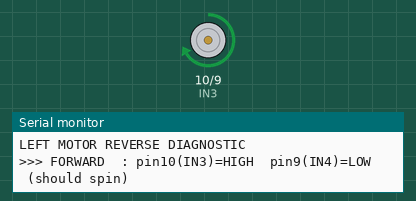
A program run on a simulated Arduino Uno, built with avr-gcc and run on an emulated ATmega328P. Shown: motor-driver pin pairs drawn as motors (green arrow = first pin HIGH = forward, orange = second pin HIGH = backward, longer = more drive, scaled by the enable pin), the last lines printed to the serial monitor.

Above: at 1.0 s.
At 2.5 s:
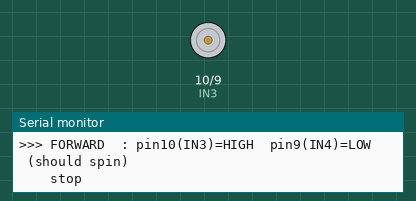
At 4.0 s:
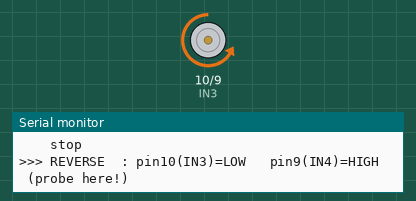
Timing chart, 0 to 7.8 s (numbered marks = the images above):
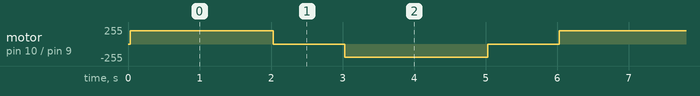

The program:

main.cpp
```cpp
// ===========================================================================
//  LEFT MOTOR REVERSE DIAGNOSTIC
//  Isolates the left motor (IN3=10, IN4=9, enabled by ENB=5) and cycles it:
//      FORWARD 2s  ->  STOP 1s  ->  REVERSE 2s  ->  STOP 1s  ->  repeat
//
//  Forward is already known to work; reverse is the failing case. While each
//  phase runs, the Serial monitor prints which pin should be HIGH so you can
//  probe with a multimeter and find where the signal dies.
//
//  WHAT TO MEASURE during the REVERSE phase (IN4 / pin 9 should be HIGH):
//    1) Arduino pin 9   -> expect ~5V.  If 0V  => Arduino pin 9 is dead.
//    2) L298N IN4 input -> expect ~5V.  5V at pin 9 but 0V here => broken wire.
//    3) L298N OUT3/OUT4 (the two terminals going to the left motor):
//         FORWARD phase: one terminal high, other low (motor spins).
//         REVERSE phase: they should SWAP. If they DON'T swap while IN4=5V
//         => the L298N's IN4/OUT4 channel is blown (replace the L298N).
// ===========================================================================

#include <Arduino.h>

const int IN3 = 10;  // left motor input A
const int IN4 = 9;   // left motor input B  (HIGH only in reverse)
const int ENB = 5;   // left motor enable (PWM)

void leftStop() {
  digitalWrite(IN3, LOW);
  digitalWrite(IN4, LOW);
  analogWrite(ENB, 0);
}

void setup() {
  pinMode(IN3, OUTPUT);
  pinMode(IN4, OUTPUT);
  pinMode(ENB, OUTPUT);
  Serial.begin(9600);
  Serial.println("LEFT MOTOR REVERSE DIAGNOSTIC");
}

void loop() {
  // FORWARD: IN3 HIGH, IN4 LOW  (known-good baseline)
  Serial.println(">>> FORWARD  : pin10(IN3)=HIGH  pin9(IN4)=LOW   (should spin)");
  digitalWrite(IN3, HIGH);
  digitalWrite(IN4, LOW);
  analogWrite(ENB, 200);
  delay(2000);

  Serial.println("    stop");
  leftStop();
  delay(1000);

  // REVERSE: IN3 LOW, IN4 HIGH  (the failing case -- probe pin 9 / IN4 / OUT4 now)
  Serial.println(">>> REVERSE  : pin10(IN3)=LOW   pin9(IN4)=HIGH  (probe here!)");
  digitalWrite(IN3, LOW);
  digitalWrite(IN4, HIGH);
  analogWrite(ENB, 200);
  delay(2000);

  Serial.println("    stop");
  leftStop();
  delay(1000);
}
```

Measured:
- by itself, motor on pin 10 (IN3) / pin 9 (IN4): repeats every 6.0 s: stopped 1.0 s, backward 200/255 2.0 s, stopped 1.0 s, forward 200/255 2.0 s
